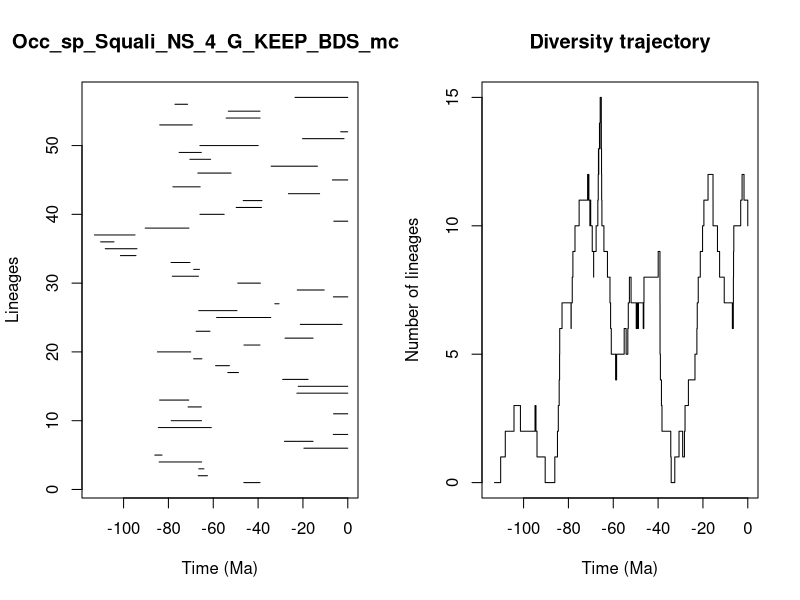

The R source for this figure:


pdf(file='../Results/Species_NS/5_MA_bins_EXT_EP/pyrate_mcmc_logs/Occ_sp_Squali_NS_4_G_KEEP_BDS_mcmc_LTT.pdf',width=0.6*20, height=0.6*10)
title = "Occ_sp_Squali_NS_4_G_KEEP_BDS_mcmc"
ts=c(46.37134846255603, 66.69737683568438,66.47038088988931,84.12103957429362,86.06602186530132,19.570286141840672,28.25314888878483,6.454394307534924,84.50980852146465,78.76105901305674,6.342825427427029,71.23531658090438,83.9317123904105,22.69680933807414,22.097811566087238,29.048696395434224,53.50485139154527,58.94606390383643,68.7518203728604,84.88447515555369,46.297907709220794,27.984031064445237,67.64367477186396,21.183011843767574,58.505814876391526,66.46428393495796,32.55095652783255,6.41612319601985,22.540692938762287,49.071792854299126,78.2908438085717,68.74026177429337,78.83344272382634,101.40270296249896,108.15796070352546,110.21774624046779,112.98310770769224,90.36354322790245,6.2337976490908975,65.93422145102214,49.75476344588244,46.63704074623918,26.485248422683206,78.00119751800962,6.873567959093058,66.88167795712101,34.161392004369866,70.4218432399771,75.22143841027932,65.94665612393248,20.167284562411083,3.1579769341708266,83.87677781566921,54.257996136207666,53.294098145131215,77.06840220574414,23.550524101324932)
te=c(39.13695101079664, 62.5909580431451,64.16827249907801,65.1685861693574,82.85171851884185,0.0,15.504124171919758,0.0,60.88137513143342,65.22445901482025,0.0,65.31114045061071,70.92279487151119,0.0,0.0,17.724028688309605,48.74884738380897,52.80047206426574,65.06251550008126,70.05910493011496,39.17147283195263,15.490170170645658,61.45884055291832,2.5365101219914186,34.34922281213034,49.40875870448556,30.66577096641023,0.0,10.504766648873563,38.97646650288798,66.60347382692197,66.14968645413879,70.38817639826206,94.47182500722757,94.0057100338443,104.26755836392672,94.89433521599534,70.86873160915226,0.0,55.12807413508153,38.507102007446285,38.26422124432655,12.563597700011426,65.83039654721102,0.0,52.0563909454516,13.521569175186304,61.184054817447375,65.32970877603671,39.95426999753047,1.6760549363665413,0.0,69.37640237905805,39.13356652965526,39.160529615484265,71.4457018891643,0.0)
div_traj=c(0, 1,2,3,2,3,2,1,0,1,2,3,4,5,6,7,6,7,8,9,10,11,12,11,12,11,10,11,10,9,8,9,10,11,12,13,12,13,14,13,14,15,14,13,12,11,10,9,8,7,6,5,4,5,6,5,6,7,8,7,6,7,6,7,6,7,8,9,8,7,6,5,4,3,2,1,0,1,2,1,2,3,4,5,6,7,8,9,10,11,12,11,10,9,8,7,6,7,8,9,10,11,12,11,10)
time_events=c(112.98310770769224, 110.21774624046779,108.15796070352546,104.26755836392672,101.40270296249896,94.89433521599534,94.47182500722757,94.0057100338443,90.36354322790245,86.06602186530132,84.88447515555369,84.50980852146465,84.12103957429362,83.9317123904105,83.87677781566921,82.85171851884185,78.83344272382634,78.76105901305674,78.2908438085717,78.00119751800962,77.06840220574414,75.22143841027932,71.4457018891643,71.23531658090438,70.92279487151119,70.86873160915226,70.4218432399771,70.38817639826206,70.05910493011496,69.37640237905805,68.7518203728604,68.74026177429337,67.64367477186396,66.88167795712101,66.69737683568438,66.60347382692197,66.47038088988931,66.46428393495796,66.14968645413879,65.94665612393248,65.93422145102214,65.83039654721102,65.32970877603671,65.31114045061071,65.22445901482025,65.1685861693574,65.06251550008126,64.16827249907801,62.5909580431451,61.45884055291832,61.184054817447375,60.88137513143342,58.94606390383643,58.505814876391526,55.12807413508153,54.257996136207666,53.50485139154527,53.294098145131215,52.80047206426574,52.0563909454516,49.75476344588244,49.40875870448556,49.071792854299126,48.74884738380897,46.63704074623918,46.37134846255603,46.297907709220794,39.95426999753047,39.17147283195263,39.160529615484265,39.13695101079664,39.13356652965526,38.97646650288798,38.507102007446285,38.26422124432655,34.34922281213034,34.161392004369866,32.55095652783255,30.66577096641023,29.048696395434224,28.25314888878483,27.984031064445237,26.485248422683206,23.550524101324932,22.69680933807414,22.540692938762287,22.097811566087238,21.183011843767574,20.167284562411083,19.570286141840672,17.724028688309605,15.504124171919758,15.490170170645658,13.521569175186304,12.563597700011426,10.504766648873563,6.873567959093058,6.454394307534924,6.41612319601985,6.342825427427029,6.2337976490908975,3.1579769341708266,2.5365101219914186,1.6760549363665413,0.0)
                par(mfrow=c(1,2))
                L = length(ts)
                plot(ts, 1:L , xlim=c(-max(ts)-1,0), pch=20, type="n", main=title,xlab="Time (Ma)",ylab="Lineages")
                for (i in 1:L){segments(x0=-te[i],y0=i,x1=-ts[i],y1=i)}    
                t = -time_events
                plot(div_traj ~ t,type="s", main = "Diversity trajectory",xlab="Time (Ma)",ylab="Number of lineages",xlim=c(-max(ts)-1,0))
                abline(v=c(65,200,251,367,445),lty=2,col="gray")
                
